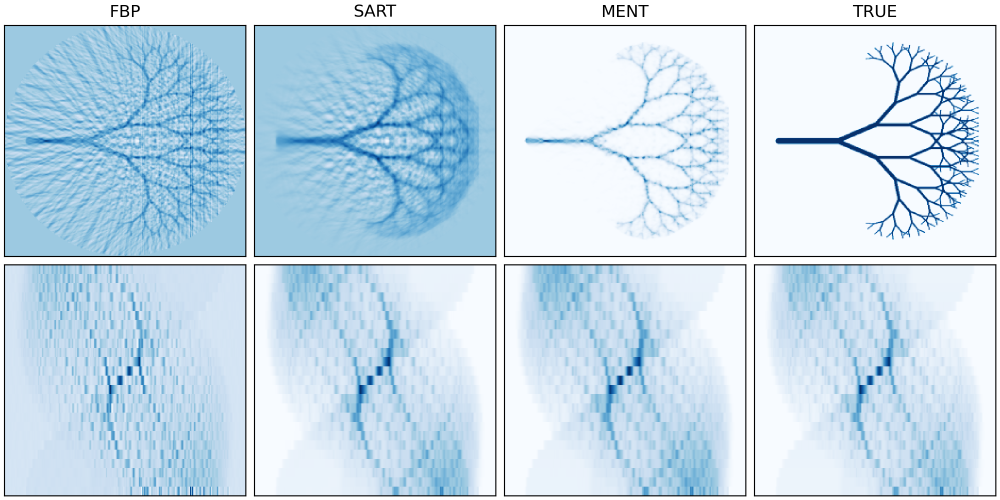
#> input picture examples/image/images/compare.png, 3000 x 1500 px, given in place of tree.png, which was not available (shown at 1/3 size)
$ python train.py
#> lines starting #> are read from the running program, lines starting #| are printed output that depends on the picture; pictures that were not available may be replaced by others from this repository, and a replacement may not be noted
### examples/image/utils.py
import os
import numpy as np
import skimage


def get_grid_points(coords: list[np.ndarray]) -> np.ndarray:
    return np.vstack([c.ravel() for c in np.meshgrid(*coords, indexing="ij")]).T


def gen_image(key: str, res: int, blur: float = 0.0, pad: int = 0) -> None:
#> called with key = 'tree', res = 256, blur = 0, pad = 0
    images = None

    if key == "shepp":
        image = skimage.data.shepp_logan_phantom()
        image = image[::-1, :]
        # image = image.T

    else:
        filenames = {
            "leaf": "leaf.png",
            "tree": "tree.png",
        }
        assert key in filenames

        filename = filenames[key]
        filename = os.path.join("./images", filename)

        image = skimage.io.imread(filename, as_gray=True)
#> image: shape (1500, 3000) float64; min 0, max 1, mean 0.851
        image = 1.0 - image
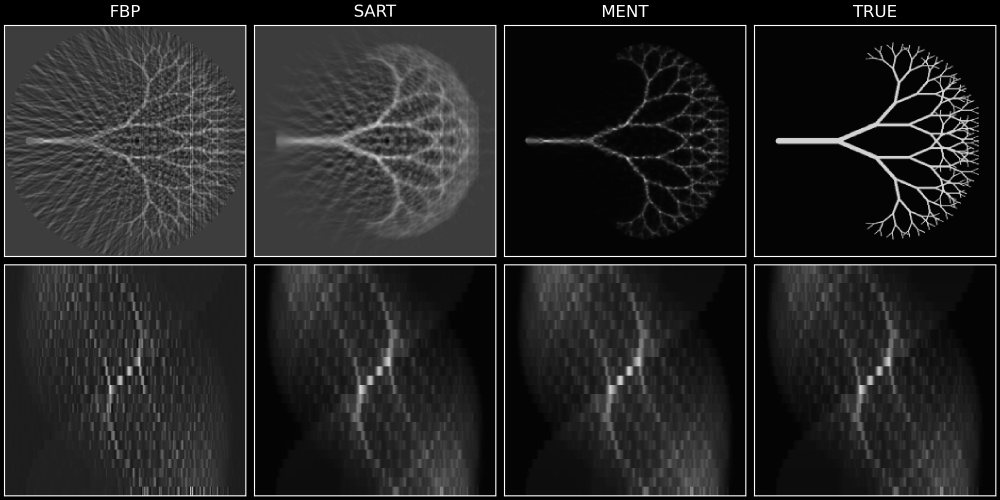
#> image: shape (1500, 3000) float64 (shown at 1/3 size); min 0, max 1, mean 0.149
        image = image[::-1, :]
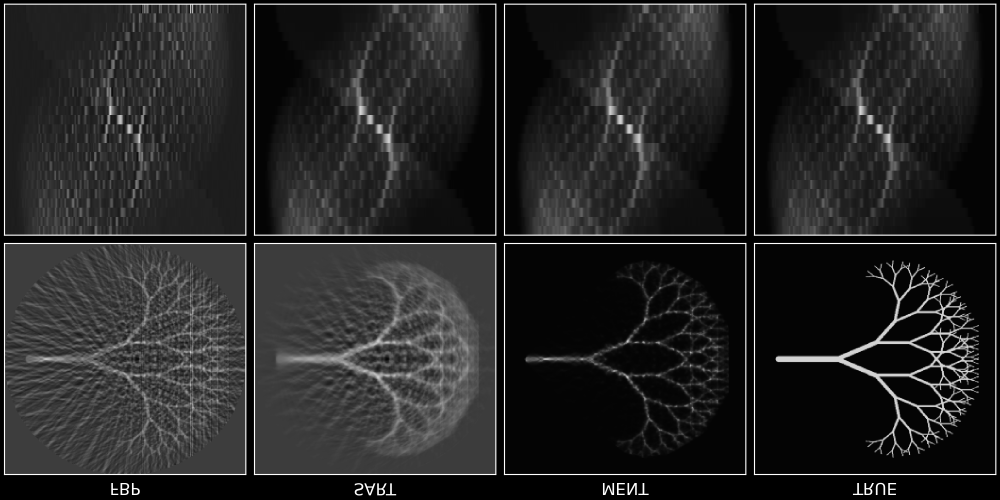
#> image: shape (1500, 3000) float64 (shown at 1/3 size); min 0, max 1, mean 0.149
        image = image.T
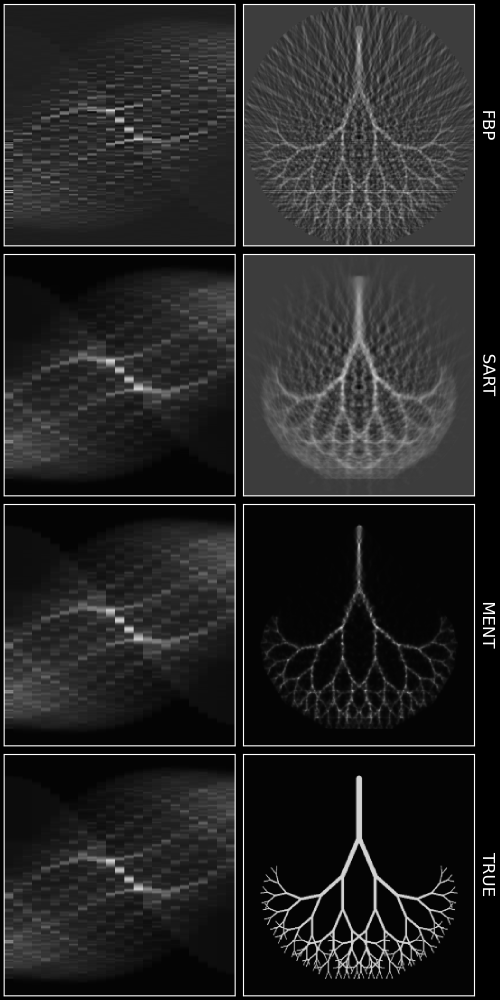
#> image: shape (3000, 1500) float64 (shown at 1/3 size); min 0, max 1, mean 0.149

        if key == "tree":
            pad = max(pad, 25)

    if pad:
        shape = image.shape
#> shape = (3000, 1500)
        new_shape = tuple(np.add(shape, pad * 2))
#> new_shape = (3050, 1550)
        new_image = np.zeros(new_shape)
        new_image[pad:-pad, pad:-pad] = image.copy()
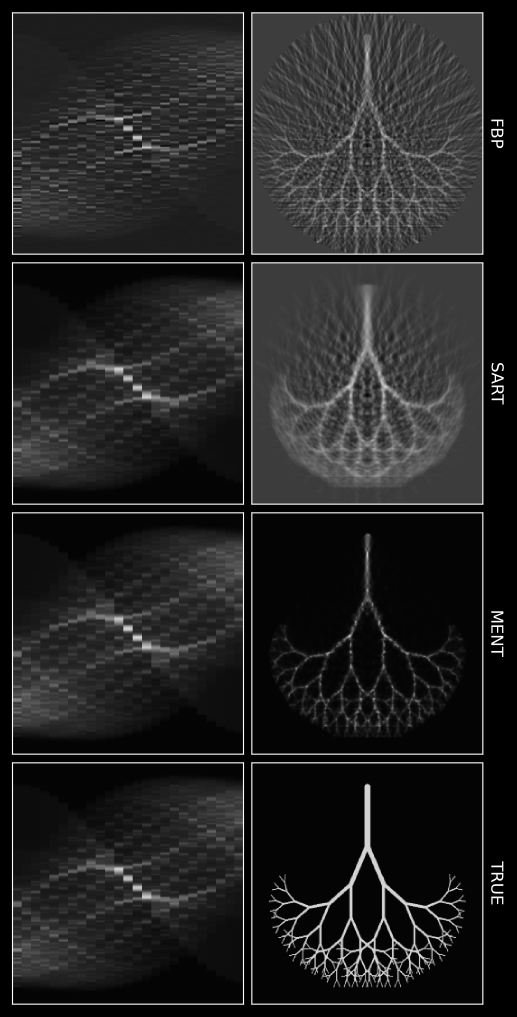
#> new_image: shape (3050, 1550) float64 (shown at 1/3 size); min 0, max 1, mean 0.142
        image = new_image.copy()

    shape = (res, res)
    image = skimage.transform.resize(image, shape, anti_aliasing=True)
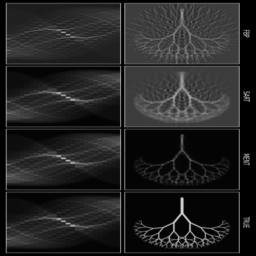
#> image: shape (256, 256) float64; min 0, max 0.82, mean 0.142

    if blur:
        image = skimage.filters.gaussian(image, blur)

    return image


# [22 lines left out: functions radon_transform, rec_sart, rec_fbp, not called in this run]

### examples/image/train.py
"""Test 2D MENT with high-resolution image."""
import argparse
import os
import pathlib
import pickle
import time
from pprint import pprint

import numpy as np
import matplotlib.pyplot as plt
import ment
import skimage
from tqdm import tqdm

from utils import gen_image
from utils import get_grid_points
from utils import rec_fbp
from utils import rec_sart
from utils import radon_transform

plt.rcParams["figure.constrained_layout.use"] = True
plt.rcParams["image.cmap"] = "Blues"
plt.rcParams["savefig.dpi"] = 700.0
plt.rcParams["xtick.minor.visible"] = True
plt.rcParams["ytick.minor.visible"] = True


# Arguments
# --------------------------------------------------------------------------------------

parser = argparse.ArgumentParser()
parser.add_argument(
    "--im",
    type=str,
    default="tree",
    choices=["shepp", "leaf", "tree", "brain"]
)
parser.add_argument("--im-blur", type=float, default=0.0)
parser.add_argument("--im-pad", type=int, default=0)
parser.add_argument("--im-res", type=int, default=256)
parser.add_argument("--nmeas", type=int, default=25)
parser.add_argument("--angle-max", type=float, default=180.0)
parser.add_argument("--angle-min", type=float, default=0.0)
parser.add_argument("--iters", type=int, default=10)
parser.add_argument("--lr", type=float, default=0.25)
parser.add_argument("--prior-scale", type=float, default=10.0)
parser.add_argument("--int-loop", type=int, default=0)
parser.add_argument("--show", action="store_true")
parser.add_argument("--verbose", type=int, default=0)

parser.add_argument("--sart-iters", type=int, default=5)
args = parser.parse_args()


# Setup
# --------------------------------------------------------------------------------------

ndim = 2
nmeas = args.nmeas

path = pathlib.Path(__file__)
timestamp = time.strftime("%y%m%d%H%M%S")
output_dir = os.path.join("outputs", path.stem, timestamp)
os.makedirs(output_dir, exist_ok=True)

# Save args as pickled dictionary
filename = os.path.join(output_dir, "args.pkl")
with open(filename, "wb") as file:
    pickle.dump(vars(args), file)


# Ground truth image
# --------------------------------------------------------------------------------------

grid_res = args.im_res
grid_shape = (grid_res, grid_res)
grid_values = gen_image(args.im, res=args.im_res, blur=args.im_blur, pad=args.im_pad)
grid_values = grid_values.T
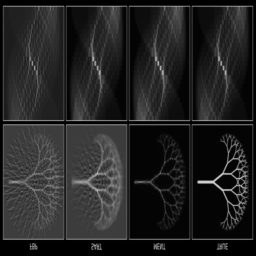
#> grid_values: shape (256, 256) float64; min 0, max 0.82, mean 0.142
grid_values_true = grid_values.copy()

xmax = 1.0
grid_edges = 2 * [np.linspace(-xmax, xmax, grid_res + 1)]
grid_coords = [0.5 * (e[:-1] + e[1:]) for e in grid_edges]
grid_points = get_grid_points(grid_coords)

# Plot image
fig, ax = plt.subplots()
ax.pcolormesh(grid_coords[0], grid_coords[1], grid_values.T)
plt.savefig(os.path.join(output_dir, "fig_true_image.png"))
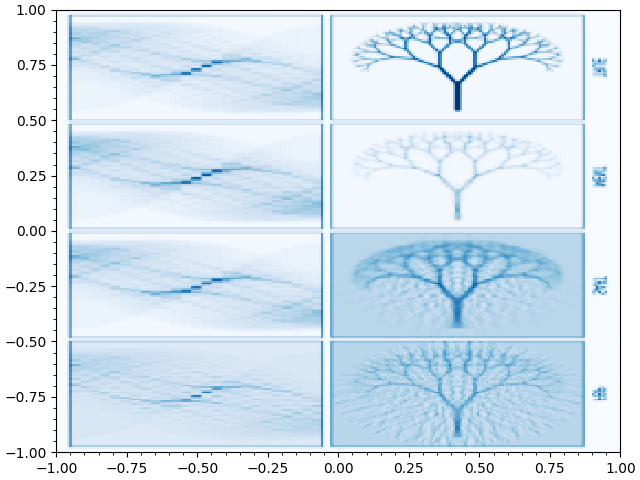
#> figure drawn by matplotlib, 1 panel
plt.close()


# Forward model
# --------------------------------------------------------------------------------------

angles = np.linspace(args.angle_min, args.angle_max, args.nmeas, endpoint=False)
angles = np.radians(angles)

transforms = []
for angle in angles:
#> (the run stopped early here; a loop or call above may not have finished)
